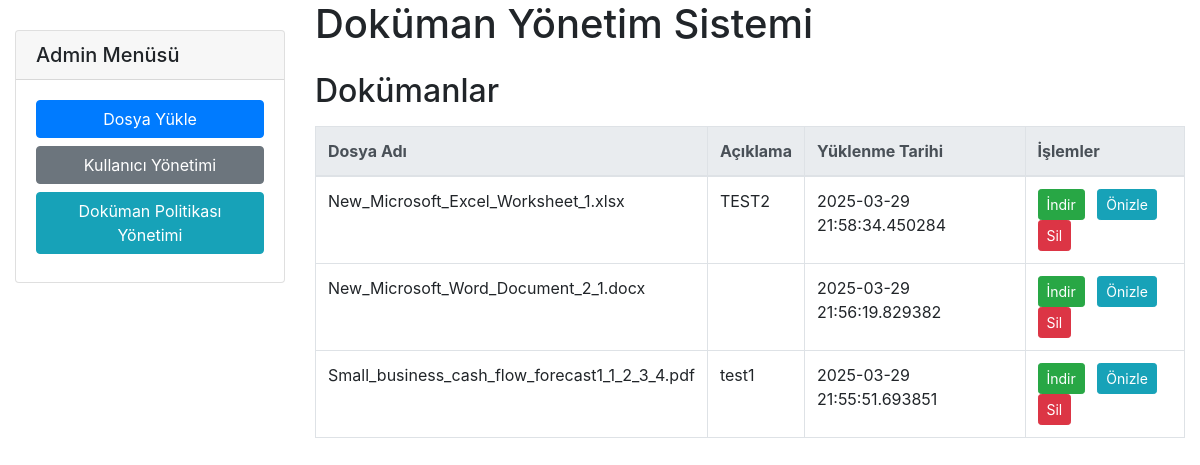
Page /documents (signed in) on the committed database.
### models.py (models this page shows)
class Document(db.Model):
    __tablename__ = 'documents'
    id = db.Column(db.Integer, primary_key=True)
    filename = db.Column(db.String(255), nullable=False)
    document_number = db.Column(db.String(50))
    description = db.Column(db.Text)
    upload_date = db.Column(db.DateTime, default=datetime.utcnow)
    user_id = db.Column(db.Integer, db.ForeignKey('users.id'))
    category = db.Column(db.String(50))
    project_code = db.Column(db.String(50))
    revision = db.Column(db.Integer, default=1)

### app.py (the view, shortened to what this page needs)
@app.route('/documents')
@login_required
def documents():
    search_query = request.args.get('query', '').lower()
    filter_category = request.args.get('filter_category', '').strip()
    page = request.args.get('page', 1, type=int)
    per_page = request.args.get('per_page', 10, type=int)
    query = Document.query
    if filter_category:
        query = query.filter_by(category=filter_category)
    total_docs = query.count()
    documents = query.order_by(Document.upload_date.desc()) \
                     .offset((page - 1) * per_page) \
                     .limit(per_page) \
                     .all()
    total_pages = math.ceil(total_docs / per_page) if total_docs else 1
    return render_template('index.html',
                           documents=documents,
                           search_query=search_query,
                           filter_category=filter_category,
                           current_page=page,
                           total_pages=total_pages,
                           per_page=per_page)

### app.py (called while the page is built)
@login_manager.user_loader
def load_user(user_id):
    return db.session.get(User, int(user_id))

@app.before_request
def before_request():
    if (not current_user.is_authenticated and
        request.endpoint not in ['login', 'static'] and
        not request.path.startswith('/static/')):
        return redirect(url_for('login', next=request.url))

### templates/index.html (shortened to what this page needs)
<!DOCTYPE html>
<html lang="tr">
<head>
  <link rel="stylesheet" href="https://stackpath.bootstrapcdn.com/bootstrap/4.5.2/css/bootstrap.min.css">
</head>
<body>
  <div class="container-fluid">
    <div class="row">
      <div class="col-md-3">
        {% if current_user.is_authenticated and current_user.role == 'admin' %}
          <div class="card mb-3 admin-card">
            <div class="card-header">
              <h5 class="mb-0">Admin Menüsü</h5>
            </div>
            <div class="card-body">
              <a href="{{ url_for('admin_upload_form') }}" class="btn btn-primary btn-block mb-2">Dosya Yükle</a>
              <a href="{{ url_for('admin_users') }}" class="btn btn-secondary btn-block mb-2">Kullanıcı Yönetimi</a>
              <a href="{{ url_for('manage_policy') }}" class="btn btn-info btn-block mb-2">Doküman Politikası Yönetimi</a>
            </div>
          </div>
        {% endif %}
      </div>
      <div class="col-md-9">
        <h1 class="mb-4">Doküman Yönetim Sistemi</h1>
        <h2 class="mb-3">Dokümanlar</h2>
        {% if documents and documents|length > 0 %}
          <div class="table-responsive">
            <table class="table table-bordered table-hover">
              <thead class="thead-light">
                <tr>
                  <th>Dosya Adı</th>
                  <th>Açıklama</th>
                  <th>Yüklenme Tarihi</th>
                  <th>İşlemler</th>
                </tr>
              </thead>
              <tbody>
                {% for doc in documents %}
                  <tr>
                    <td>{{ doc['filename'] }}</td>
                    <td>{{ doc['description'] }}</td>
                    <td>{{ doc['upload_date'] }}</td>
                    <td>
                      <a href="{{ url_for('download_file', filename=doc['filename']) }}" class="btn btn-sm btn-success mr-2">İndir</a>
                      <a href="{{ url_for('preview_file', filename=doc['filename']) }}" class="btn btn-sm btn-info mr-2">Önizle</a>
                      {% if current_user.is_authenticated and current_user.role == 'admin' %}
                        <a href="{{ url_for('delete_file', filename=doc['filename']) }}" class="btn btn-sm btn-danger" onclick="return confirm('Bu dosyayı silmek istediğinize emin misiniz?')">Sil</a>
                      {% endif %}
                    </td>
                  </tr>
                {% endfor %}
              </tbody>
            </table>
          </div>
        {% else %}
          <div class="alert alert-warning">
            Gösterilecek doküman bulunamadı.
          </div>
        {% endif %}
      </div>
    </div>
  </div>
</body>
</html>

### templates/index.html (style rules this page uses)
.admin-card { margin-top: 30px; }

### rows in the picture
Document: filename "New_Microsoft_Excel_Worksheet_1.xlsx", description "TEST2", upload_date "2025-03-29 21:58:34.450284"
Document: filename "New_Microsoft_Word_Document_2_1.docx", upload_date "2025-03-29 21:56:19.829382"
Document: filename "Small_business_cash_flow_forecast1_1_2_3_4.pdf", description "test1", upload_date "2025-03-29 21:55:51.693851"
